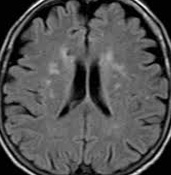
#> input picture VALIDATE/NO/27 no.jpg, 171 x 175 px, given as the content of the folder CROP_TRAIN/, which was not available
$ jupyter execute --allow-errors Tumor_classification_VGG16.ipynb
#> lines starting #> are read from the running program, lines starting #| are printed output that depends on the picture; after the words box and inside, x2 and y2 are one past the last pixel; in counts of white or black regions, pixels touching at a corner belong together; pictures that were not available may be replaced by others from this repository, and a replacement may not be noted
[cell 1]
import numpy as np
from tqdm import tqdm

import cv2
import os
import shutil
import itertools
import imutils
import matplotlib.pyplot as plt
from sklearn.preprocessing import LabelBinarizer
from sklearn.model_selection import train_test_split
from sklearn.metrics import accuracy_score, confusion_matrix

import plotly.graph_objs as go
from plotly.offline import init_notebook_mode, iplot
from plotly import tools

from keras.preprocessing.image import ImageDataGenerator
from keras.applications.vgg16 import VGG16, preprocess_input
from keras import layers
from keras.models import Model, Sequential
from keras.optimizers import Adam, RMSprop
from keras.callbacks import EarlyStopping

from keras.applications.vgg16 import VGG16
from keras.preprocessing import image
from keras.applications.vgg16 import preprocess_input

import warnings
warnings.filterwarnings('ignore')

RANDOM_SEED = 123

[cell 2]
IMG_PATH="D:\localhome\nla\Desktop\t"

TRAIN_DIR = 'CROP_TRAIN/'
VAL_DIR = 'VALIDATE/'
TEST_DIR= 'CROP_TEST/'
IMG_SIZE=(224,224)

[cell 3]
def load_data(dir_path, img_size=(100,100)):
    """
    Load resized images as np.arrays to workspace
    """
#> called with dir_path = 'CROP_TRAIN/', img_size = (224, 224)
    X = []
    y = []
    i = 0
    labels = dict()
    for path in tqdm(sorted(os.listdir(dir_path))):
        if not path.startswith('.'):
            labels[i] = path
            for file in os.listdir(dir_path + path):
                if not file.startswith('.'):
                    img = cv2.imread(dir_path + path + '/' + file)
#> img is the input picture: shape (175, 171, 3); min 0, max 254, mean 82.7
                    X.append(img)
                    y.append(i)
            i += 1
    X = np.array(X)
    y = np.array(y)
    print(f'{len(X)} images loaded from {dir_path} directory.')
#| 1 images loaded from CROP_TRAIN/ directory.
    return X, y, labels

[cell 4]
# use predefined function to load the image data into workspace
X_train, y_train, labels = load_data(TRAIN_DIR, IMG_SIZE)
#> y_train = [0]; labels = {0: '27 no.jpg'}
X_test, y_test, _ = load_data(TEST_DIR, IMG_SIZE)
#| 1 images loaded from CROP_TEST/ directory.
#> y_test = [0]
#> (the rest of this cell did not finish here and is left out)


[cell 5]
def plot_samples(X, y, labels_dict, n=50):
    """
    Creates a gridplot for desired number of images (n) from the specified set
    """
#> called with X = array of shape (1, 175, 171, 3), y = array of shape (1,), n = 30
    for index in range(len(labels_dict)):
        imgs = X[np.argwhere(y == index)][:n]
        j = 10
        i = int(n/j)

        plt.figure(figsize=(15,6))
        c = 1
        for img in imgs:
            plt.subplot(i,j,c)
            plt.imshow(img[0])

            plt.xticks([])
            plt.yticks([])
            c += 1
        plt.suptitle('Tumor: {}'.format(labels_dict[index]))
        plt.show()
#> this loop made 1 pass
#> (j, i) on pass 1: (10, 3)

[cell 6]
plot_samples(X_train, y_train, labels, 30)

[cell 7]
RATIO_LIST = []
#> (the rest of this cell did not finish here and is left out)

[cell 8]
img = cv2.imread('D:/localhome/nla/Desktop/tumor/yes/y108.jpg')
img = cv2.resize(
            img,
            dsize=IMG_SIZE,
            interpolation=cv2.INTER_CUBIC
        )
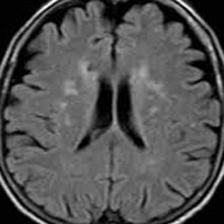
#> img: shape (224, 224, 3); min 0, max 255, mean 82.7
gray = cv2.cvtColor(img, cv2.COLOR_RGB2GRAY)
gray = cv2.GaussianBlur(gray, (5, 5), 0)

# threshold the image, then perform a series of erosions +
# dilations to remove any small regions of noise
thresh = cv2.threshold(gray, 45, 255, cv2.THRESH_BINARY)[1]
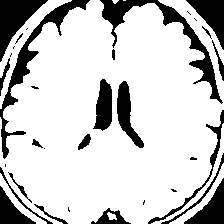
#> thresh: shape (224, 224); 79.4% white; 33 black regions (13 under 20 px), largest, box (x1, y1, x2, y2) and area: (100, 0, 223, 104) 1892, (0, 0, 90, 159) 1629, (0, 0, 48, 62) 1257
thresh = cv2.erode(thresh, None, iterations=2)
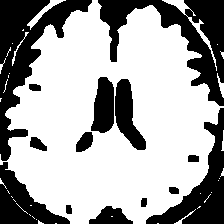
#> thresh: shape (224, 224); 64.8% white; 14 black regions, largest, box (x1, y1, x2, y2) and area: (0, 0, 92, 161) 4801, (98, 0, 224, 106) 4709, (146, 108, 224, 224) 2896
thresh = cv2.dilate(thresh, None, iterations=2)
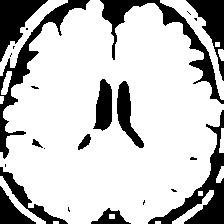
#> thresh: shape (224, 224); 76.9% white; 24 black regions (12 under 20 px)

# find contours in thresholded image, then grab the largest one
cnts = cv2.findContours(thresh.copy(), cv2.RETR_EXTERNAL, cv2.CHAIN_APPROX_SIMPLE)
#> cnts = 15 contours, 5 with area under 20; largest, box (x1, y1, x2, y2) and area: (0, 0, 224, 224) 36426, (160, 0, 224, 100) 992, (0, 0, 68, 76) 866, (0, 176, 46, 224) 332, (172, 190, 214, 224) 274
cnts = imutils.grab_contours(cnts)
c = max(cnts, key=cv2.contourArea)
#> c = contour of 441 points, box (x1, y1, x2, y2) (0, 0, 224, 224), area 36426

# find the extreme points
extLeft = tuple(c[c[:, :, 0].argmin()][0])
#> extLeft = (0, 152)
extRight = tuple(c[c[:, :, 0].argmax()][0])
#> extRight = (223, 109)
extTop = tuple(c[c[:, :, 1].argmin()][0])
#> extTop = (90, 0)
extBot = tuple(c[c[:, :, 1].argmax()][0])
#> extBot = (68, 223)

# add contour on the image
img_cnt = cv2.drawContours(img.copy(), [c], -1, (0, 255, 255), 4)
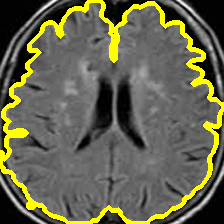
#> img_cnt: shape (224, 224, 3); mean B, G, R 77.3, 100.6, 100.6

# add extreme points
img_pnt = cv2.circle(img_cnt.copy(), extLeft, 8, (0, 0, 255), -1)
img_pnt = cv2.circle(img_pnt, extRight, 8, (0, 255, 0), -1)
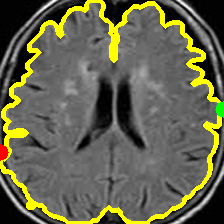
#> img_pnt: shape (224, 224, 3); mean B, G, R 77.2, 100.4, 100.4
img_pnt = cv2.circle(img_pnt, extTop, 8, (255, 0, 0), -1)
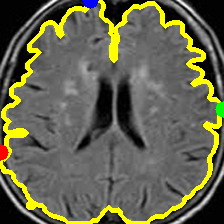
#> img_pnt: shape (224, 224, 3); 0.21% of pixels changed, all inside (x1, y1, x2, y2) = (82, 0, 99, 9)
img_pnt = cv2.circle(img_pnt, extBot, 8, (255, 255, 0), -1)
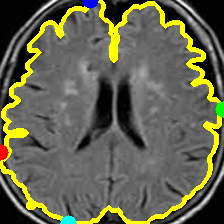
#> img_pnt: shape (224, 224, 3); 0.21% of pixels changed, all inside (x1, y1, x2, y2) = (60, 215, 77, 224)

# crop
ADD_PIXELS = 0
new_img = img[extTop[1]-ADD_PIXELS:extBot[1]+ADD_PIXELS, extLeft[0]-ADD_PIXELS:extRight[0]+ADD_PIXELS].copy()
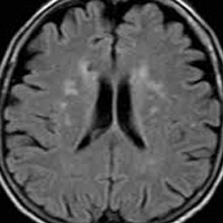
#> new_img: shape (223, 223, 3); min 0, max 255, mean 83

[cell 9]
plt.figure(figsize=(15,6))
plt.subplot(141)
plt.imshow(img)
plt.xticks([])
plt.yticks([])
plt.title('Step 1. Get the original image')
plt.subplot(142)
plt.imshow(img_cnt)
plt.xticks([])
plt.yticks([])
plt.title('Step 2. Find the biggest contour')
plt.subplot(143)
plt.imshow(img_pnt)
plt.xticks([])
plt.yticks([])
plt.title('Step 3. Find the extreme points')
plt.subplot(144)
plt.imshow(new_img)
plt.xticks([])
plt.yticks([])
plt.title('Step 4. Crop the image')
plt.show()
#> figure, not shown here; B, G, R data is drawn as R, G, B
